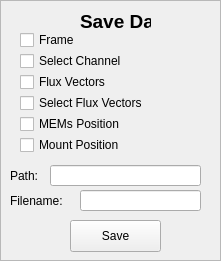
   <widget class="QWidget" name="widget_saveData" native="true">
    <property name="geometry">
     <rect>
      <x>1080</x>
      <y>530</y>
      <width>221</width>
      <height>261</height>
     </rect>
    </property>
    <widget class="QCheckBox" name="checkBox_mountPos">
     <property name="geometry">
      <rect>
       <x>20</x>
       <y>135</y>
       <width>116</width>
       <height>20</height>
      </rect>
     </property>
     <property name="text">
      <string>Mount Position</string>
     </property>
    </widget>
    <widget class="QCheckBox" name="checkBox_selectFluxVec">
     <property name="geometry">
      <rect>
       <x>20</x>
       <y>93</y>
       <width>142</width>
       <height>20</height>
      </rect>
     </property>
     <property name="text">
      <string>Select Flux Vectors</string>
     </property>
    </widget>
    <widget class="QCheckBox" name="checkBox_fluxVec">
     <property name="geometry">
      <rect>
       <x>20</x>
       <y>72</y>
       <width>101</width>
       <height>20</height>
      </rect>
     </property>
     <property name="text">
      <string>Flux Vectors</string>
     </property>
    </widget>
    <widget class="QCheckBox" name="checkBox_frame">
     <property name="geometry">
      <rect>
       <x>20</x>
       <y>30</y>
       <width>67</width>
       <height>20</height>
      </rect>
     </property>
     <property name="text">
      <string>Frame</string>
     </property>
    </widget>
    <widget class="QCheckBox" name="checkBox_memsPos">
     <property name="geometry">
      <rect>
       <x>20</x>
       <y>114</y>
       <width>114</width>
       <height>20</height>
      </rect>
     </property>
     <property name="text">
      <string>MEMs Position</string>
     </property>
    </widget>
    <widget class="QCheckBox" name="checkBox_selectChannel">
     <property name="geometry">
      <rect>
       <x>20</x>
       <y>51</y>
       <width>116</width>
       <height>20</height>
      </rect>
     </property>
     <property name="text">
      <string>Select Channel</string>
     </property>
    </widget>
    <widget class="QLabel" name="label_path">
     <property name="geometry">
      <rect>
       <x>10</x>
       <y>165</y>
       <width>41</width>
       <height>21</height>
      </rect>
     </property>
     <property name="text">
      <string>Path:</string>
     </property>
    </widget>
    <widget class="QLabel" name="label_saveData">
     <property name="geometry">
      <rect>
       <x>80</x>
       <y>10</y>
       <width>71</width>
       <height>20</height>
      </rect>
     </property>
     <property name="text">
      <string>&lt;html&gt;&lt;head/&gt;&lt;body&gt;&lt;p align=&quot;center&quot;&gt;&lt;span style=&quot; font-size:14pt; font-weight:600;&quot;&gt;Save Data&lt;/span&gt;&lt;/p&gt;&lt;/body&gt;&lt;/html&gt;</string>
     </property>
    </widget>
    <widget class="QLineEdit" name="text_path">
     <property name="geometry">
      <rect>
       <x>50</x>
       <y>165</y>
       <width>151</width>
       <height>21</height>
      </rect>
     </property>
    </widget>
    <widget class="QLabel" name="label_filename">
     <property name="geometry">
      <rect>
       <x>10</x>
       <y>190</y>
       <width>71</width>
       <height>21</height>
      </rect>
     </property>
     <property name="text">
      <string>Filename:</string>
     </property>
    </widget>
    <widget class="QLineEdit" name="text_filename">
     <property name="geometry">
      <rect>
       <x>80</x>
       <y>190</y>
       <width>121</width>
       <height>21</height>
      </rect>
     </property>
    </widget>
    <widget class="QPushButton" name="pushButton_save">
     <property name="geometry">
      <rect>
       <x>70</x>
       <y>220</y>
       <width>91</width>
       <height>32</height>
      </rect>
     </property>
     <property name="text">
      <string>Save</string>
     </property>
    </widget>
    <widget class="QFrame" name="frame_saveData">
     <property name="geometry">
      <rect>
       <x>0</x>
       <y>0</y>
       <width>221</width>
       <height>261</height>
      </rect>
     </property>
     <property name="frameShape">
      <enum>QFrame::StyledPanel</enum>
     </property>
     <property name="frameShadow">
      <enum>QFrame::Raised</enum>
     </property>
    </widget>
    <zorder>frame_saveData</zorder>
    <zorder>checkBox_mountPos</zorder>
    <zorder>checkBox_selectFluxVec</zorder>
    <zorder>checkBox_fluxVec</zorder>
    <zorder>checkBox_frame</zorder>
    <zorder>checkBox_memsPos</zorder>
    <zorder>checkBox_selectChannel</zorder>
    <zorder>label_path</zorder>
    <zorder>label_saveData</zorder>
    <zorder>text_path</zorder>
    <zorder>label_filename</zorder>
    <zorder>text_filename</zorder>
    <zorder>pushButton_save</zorder>
   </widget>
